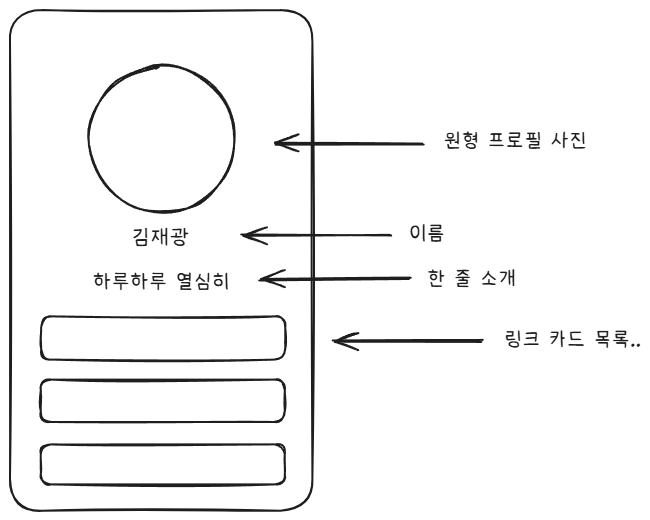
#> input picture wireframe.png, 650 x 520 px
$ python invert_drawing.py ../../wireframe.png
#> lines starting #> are read from the running program, lines starting #| are printed output that depends on the picture
# -*- coding: utf-8 -*-
"""특허 도면 반전 — 흰 종이·검은 선 → 남색 배경·시안 선 (블루프린트 룩).

문서 중심 편(P05·P06 등)은 도면이 화면의 대부분을 차지하는데, 흰 배경 위에 흰 자막을 얹으면
읽히지 않는다. 반전하면 자막 대비가 확보되고 시리즈의 남색·청록 톤과도 맞는다.

사용: python3 scripts/shorts/invert_drawing.py <입력.png> [<입력2> ...]
산출: 같은 폴더에 <이름>_inv.png
"""
import os, sys
from pathlib import Path

from PIL import Image, ImageChops, ImageOps

NAVY = (10, 17, 34)
LINE = (188, 226, 240)


def invert(path):
#> called with path = '../../wireframe.png'
    p = Path(path)
    g = Image.open(p).convert("L")
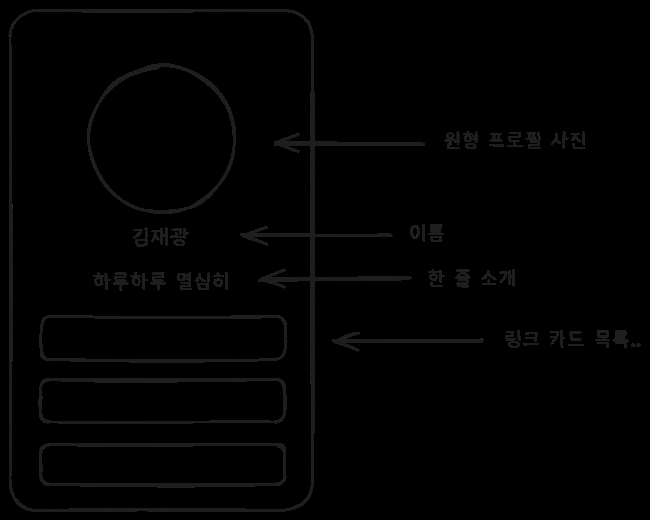
#> g: PIL image 650x520 L; min 0, max 51, mean 1.9
    g = ImageOps.autocontrast(g, cutoff=1)
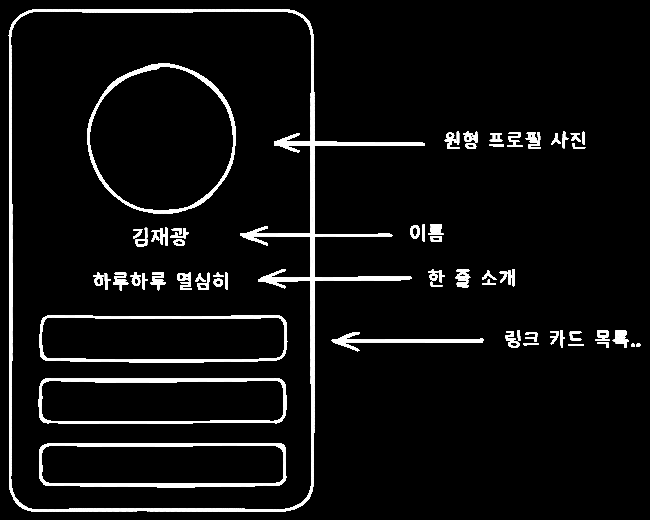
#> g: PIL image 650x520 L; min 0, max 255, mean 15.6
    ink = ImageOps.invert(g)                       # 선=밝음, 종이=어두움
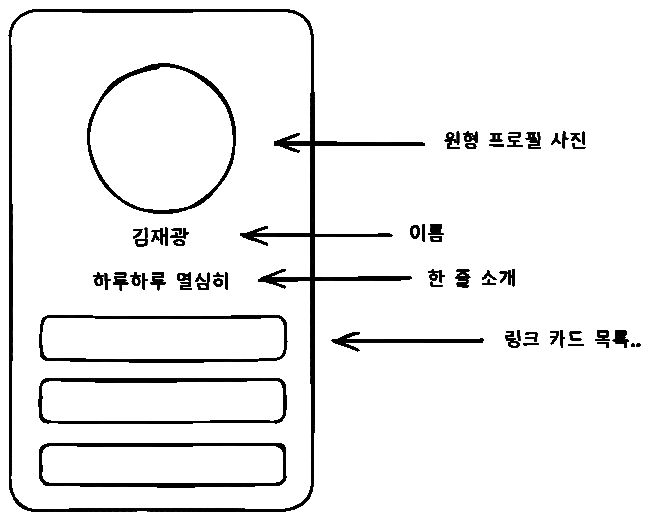
#> ink: PIL image 650x520 L; min 0, max 255, mean 239.4
    ink = ink.point(lambda v: 0 if v < 40 else min(255, int((v - 40) * 1.6)))
    out = Image.new("RGB", g.size, NAVY)
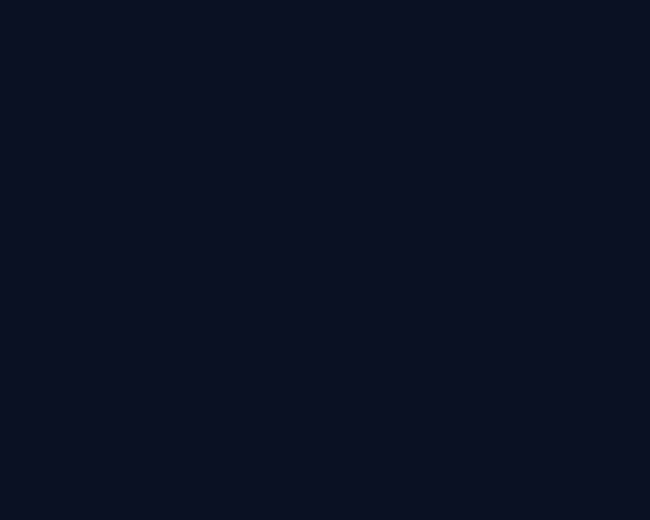
#> out: PIL image 650x520 RGB; mean R, G, B 10, 17, 34
    out.paste(Image.new("RGB", g.size, LINE), (0, 0), ink)
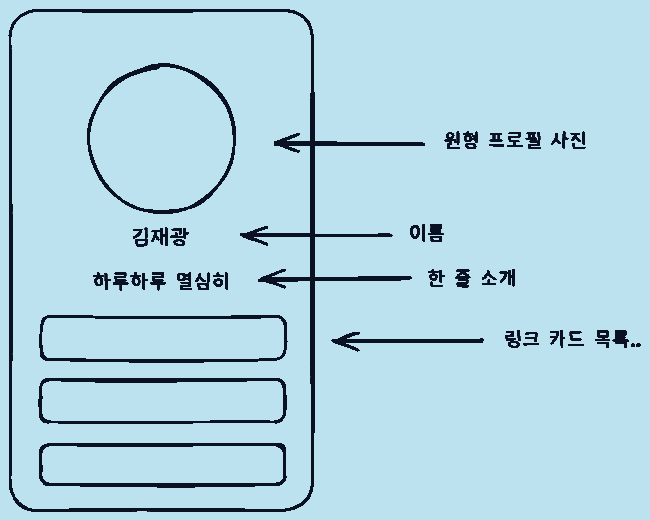
#> out: PIL image 650x520 RGB; mean R, G, B 177.1, 213.2, 227.3
    noise = Image.frombytes("L", g.size, os.urandom(g.size[0] * g.size[1]))
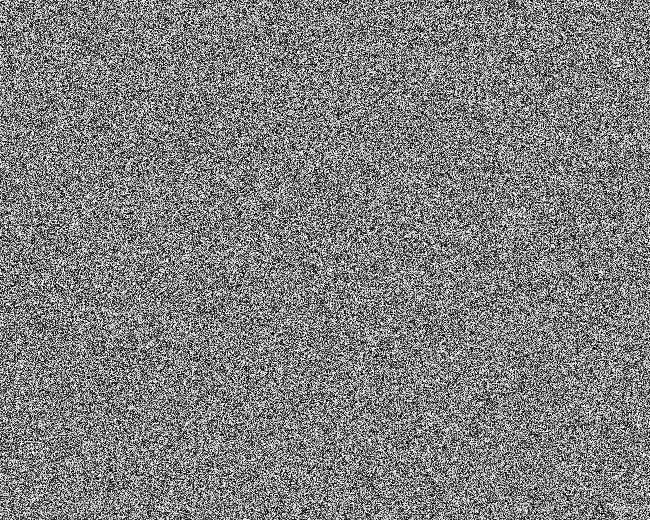
#> noise: PIL image 650x520 L; min 0, max 255, mean 127.3
    noise = noise.point(lambda v: int(v * 0.09))
    out = ImageChops.add(out, Image.merge("RGB", (noise, noise, noise)))
    dest = p.with_name(p.stem + "_inv.png")
    out.save(dest, "PNG")
    print(f"✓ {dest.name} ({out.size[0]}x{out.size[1]})")
#| ✓ wireframe_inv.png (650x520)
    return dest


if __name__ == "__main__":
    if len(sys.argv) < 2:
        sys.exit(__doc__)
    for a in sys.argv[1:]:
        invert(a)
